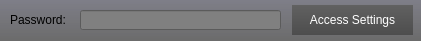
         <widget class="QWidget" name="pass_widget" native="true">
          <property name="geometry">
           <rect>
            <x>390</x>
            <y>450</y>
            <width>421</width>
            <height>41</height>
           </rect>
          </property>
          <property name="styleSheet">
           <string notr="true">QWidget{
background-color: qlineargradient(spread:pad, x1:0.5, y1:1, x2:0.5, y2:0, stop:0 rgba(100, 100, 100, 200), stop:1 rgba(120, 120, 130, 200));
}</string>
          </property>
          <widget class="QLabel" name="label_8">
           <property name="geometry">
            <rect>
             <x>10</x>
             <y>10</y>
             <width>81</width>
             <height>20</height>
            </rect>
           </property>
           <property name="styleSheet">
            <string notr="true">background-color:none</string>
           </property>
           <property name="text">
            <string>Password:</string>
           </property>
          </widget>
          <widget class="QLineEdit" name="password_field">
           <property name="geometry">
            <rect>
             <x>80</x>
             <y>10</y>
             <width>201</width>
             <height>20</height>
            </rect>
           </property>
           <property name="styleSheet">
            <string notr="true">background-color:grey</string>
           </property>
           <property name="text">
            <string/>
           </property>
          </widget>
          <widget class="QPushButton" name="access_setting_but">
           <property name="geometry">
            <rect>
             <x>292</x>
             <y>5</y>
             <width>121</width>
             <height>30</height>
            </rect>
           </property>
           <property name="styleSheet">
            <string notr="true">QPushButton{
	border-style: outset;
	border-width: 2px;
	border-top-color: qlineargradient(spread:pad, x1:0.5, y1:0.6, x2:0.5, y2:0.4, stop:0 rgba(115, 115, 115, 255), stop:1 rgba(62, 62, 62, 255));
	border-right-color: qlineargradient(spread:pad, x1:0.4, y1:0.5, x2:0.6, y2:0.5, stop:0 rgba(115, 115, 115, 255), stop:1 rgba(62, 62, 62, 255));
	border-left-color: qlineargradient(spread:pad, x1:0.6, y1:0.5, x2:0.4, y2:0.5, stop:0 rgba(115, 115, 115, 255), stop:1 rgba(62, 62, 62, 255));
	border-bottom-color: rgb(58, 58, 58);
	border-bottom-width: 1px;
	border-style: solid;
	color: rgb(255, 255, 255);
	padding: 2px;
	background-color: qlineargradient(spread:pad, x1:0.5, y1:1, x2:0.5, y2:0, stop:0 rgba(77, 77, 77, 255), stop:1 rgba(97, 97, 97, 255));
border:0
}
QPushButton:hover{
	border-style: outset;
	border-width: 2px;
	border-top-color: qlineargradient(spread:pad, x1:0.5, y1:0.6, x2:0.5, y2:0.4, stop:0 rgba(180, 180, 180, 255), stop:1 rgba(110, 110, 110, 255));
	border-right-color: qlineargradient(spread:pad, x1:0.4, y1:0.5, x2:0.6, y2:0.5, stop:0 rgba(180, 180, 180, 255), stop:1 rgba(110, 110, 110, 255));
	border-left-color: qlineargradient(spread:pad, x1:0.6, y1:0.5, x2:0.4, y2:0.5, stop:0 rgba(180, 180, 180, 255), stop:1 rgba(110, 110, 110, 255));
	border-bottom-color: rgb(115, 115, 115);
	border-bottom-width: 1px;
	border-style: solid;
	color: rgb(255, 255, 255);
	padding: 2px;
	background-color: qlineargradient(spread:pad, x1:0.5, y1:1, x2:0.5, y2:0, stop:0 rgba(107, 107, 107, 255), stop:1 rgba(157, 157, 157, 255));
border:0
}
QPushButton:pressed{
	border-style: outset;
	border-width: 2px;
	border-top-color: qlineargradient(spread:pad, x1:0.5, y1:0.6, x2:0.5, y2:0.4, stop:0 rgba(62, 62, 62, 255), stop:1 rgba(22, 22, 22, 255));
	border-right-color: qlineargradient(spread:pad, x1:0.4, y1:0.5, x2:0.6, y2:0.5, stop:0 rgba(115, 115, 115, 255), stop:1 rgba(62, 62, 62, 255));
	border-left-color: qlineargradient(spread:pad, x1:0.6, y1:0.5, x2:0.4, y2:0.5, stop:0 rgba(115, 115, 115, 255), stop:1 rgba(62, 62, 62, 255));
	border-bottom-color: rgb(58, 58, 58);
	border-bottom-width: 1px;
	border-style: solid;
	color: rgb(255, 255, 255);
	padding: 2px;
	background-color: qlineargradient(spread:pad, x1:0.5, y1:1, x2:0.5, y2:0, stop:0 rgba(77, 77, 77, 255), stop:1 rgba(97, 97, 97, 255));
border:0
}

</string>
           </property>
           <property name="text">
            <string>Access Settings</string>
           </property>
          </widget>
         </widget>
